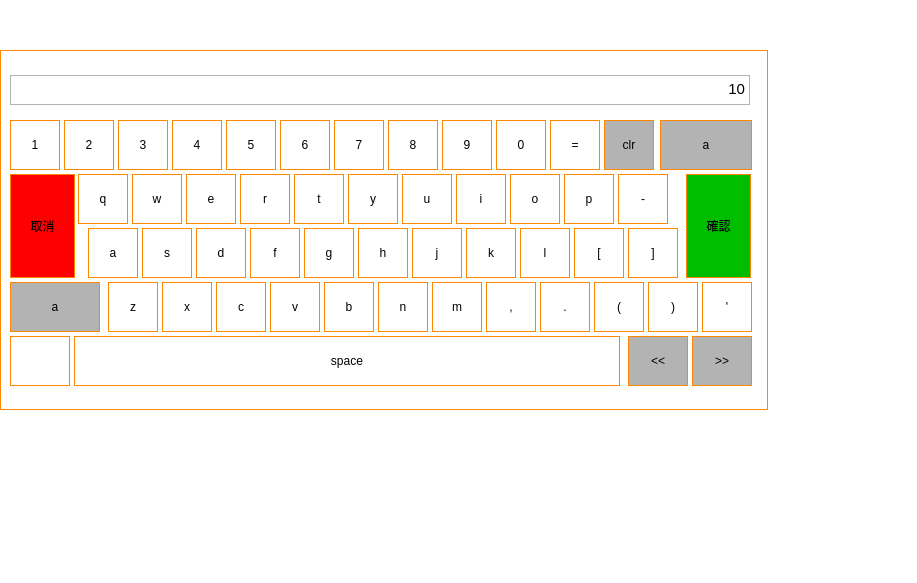
<?xml version="1.0" encoding="UTF-8"?>
<ui version="4.0">
 <class>FullKeyboard</class>
 <widget class="QWidget" name="FullKeyboard">
  <property name="geometry">
   <rect>
    <x>0</x>
    <y>0</y>
    <width>917</width>
    <height>583</height>
   </rect>
  </property>
  <property name="windowTitle">
   <string>FullKeyboard</string>
  </property>
  <property name="styleSheet">
   <string notr="true">background-color: rgb(255, 255, 255);</string>
  </property>
  <widget class="QWidget" name="widget" native="true">
   <property name="geometry">
    <rect>
     <x>0</x>
     <y>50</y>
     <width>768</width>
     <height>360</height>
    </rect>
   </property>
   <property name="styleSheet">
    <string notr="true">QWidget{
border:1px solid #FB8800;
}</string>
   </property>
   <widget class="QPushButton" name="btn_keyboard">
    <property name="geometry">
     <rect>
      <x>10</x>
      <y>286</y>
      <width>60</width>
      <height>50</height>
     </rect>
    </property>
    <property name="styleSheet">
     <string notr="true">QPushButton{
background-image: url(:/new/prefix1/bd.jpg);
}</string>
    </property>
    <property name="text">
     <string/>
    </property>
   </widget>
   <widget class="QPushButton" name="btn_1">
    <property name="geometry">
     <rect>
      <x>10</x>
      <y>70</y>
      <width>50</width>
      <height>50</height>
     </rect>
    </property>
    <property name="text">
     <string>1</string>
    </property>
   </widget>
   <widget class="QPushButton" name="btn_2">
    <property name="geometry">
     <rect>
      <x>64</x>
      <y>70</y>
      <width>50</width>
      <height>50</height>
     </rect>
    </property>
    <property name="text">
     <string>2</string>
    </property>
   </widget>
   <widget class="QPushButton" name="btn_3">
    <property name="geometry">
     <rect>
      <x>118</x>
      <y>70</y>
      <width>50</width>
      <height>50</height>
     </rect>
    </property>
    <property name="text">
     <string>3</string>
    </property>
   </widget>
   <widget class="QPushButton" name="btn_4">
    <property name="geometry">
     <rect>
      <x>172</x>
      <y>70</y>
      <width>50</width>
      <height>50</height>
     </rect>
    </property>
    <property name="text">
     <string>4</string>
    </property>
   </widget>
   <widget class="QPushButton" name="btn_6">
    <property name="geometry">
     <rect>
      <x>280</x>
      <y>70</y>
      <width>50</width>
      <height>50</height>
     </rect>
    </property>
    <property name="text">
     <string>6</string>
    </property>
   </widget>
   <widget class="QPushButton" name="btn_5">
    <property name="geometry">
     <rect>
      <x>226</x>
      <y>70</y>
      <width>50</width>
      <height>50</height>
     </rect>
    </property>
    <property name="text">
     <string>5</string>
    </property>
   </widget>
   <widget class="QPushButton" name="btn_equ">
    <property name="geometry">
     <rect>
      <x>550</x>
      <y>70</y>
      <width>50</width>
      <height>50</height>
     </rect>
    </property>
    <property name="text">
     <string>=</string>
    </property>
   </widget>
   <widget class="QPushButton" name="btn_clr">
    <property name="geometry">
     <rect>
      <x>604</x>
      <y>70</y>
      <width>50</width>
      <height>50</height>
     </rect>
    </property>
    <property name="styleSheet">
     <string notr="true">QPushButton{
background-color:#B3B3B3;
}</string>
    </property>
    <property name="text">
     <string>clr</string>
    </property>
   </widget>
   <widget class="QPushButton" name="btn_9">
    <property name="geometry">
     <rect>
      <x>442</x>
      <y>70</y>
      <width>50</width>
      <height>50</height>
     </rect>
    </property>
    <property name="text">
     <string>9</string>
    </property>
   </widget>
   <widget class="QPushButton" name="btn_8">
    <property name="geometry">
     <rect>
      <x>388</x>
      <y>70</y>
      <width>50</width>
      <height>50</height>
     </rect>
    </property>
    <property name="text">
     <string>8</string>
    </property>
   </widget>
   <widget class="QPushButton" name="btn_0">
    <property name="geometry">
     <rect>
      <x>496</x>
      <y>70</y>
      <width>50</width>
      <height>50</height>
     </rect>
    </property>
    <property name="text">
     <string>0</string>
    </property>
   </widget>
   <widget class="QPushButton" name="btn_7">
    <property name="geometry">
     <rect>
      <x>334</x>
      <y>70</y>
      <width>50</width>
      <height>50</height>
     </rect>
    </property>
    <property name="text">
     <string>7</string>
    </property>
   </widget>
   <widget class="QTextEdit" name="textEdit">
    <property name="geometry">
     <rect>
      <x>10</x>
      <y>25</y>
      <width>740</width>
      <height>30</height>
     </rect>
    </property>
    <property name="styleSheet">
     <string notr="true">QWidget{
border:1px solid #B3B3B3;
}</string>
    </property>
    <property name="html">
     <string>&lt;!DOCTYPE HTML PUBLIC &quot;-//W3C//DTD HTML 4.0//EN&quot; &quot;http://www.w3.org/TR/REC-html40/strict.dtd&quot;&gt;
&lt;html&gt;&lt;head&gt;&lt;meta name=&quot;qrichtext&quot; content=&quot;1&quot; /&gt;&lt;style type=&quot;text/css&quot;&gt;
p, li { white-space: pre-wrap; }
&lt;/style&gt;&lt;/head&gt;&lt;body style=&quot; font-family:'Ubuntu'; font-size:11pt; font-weight:400; font-style:normal;&quot;&gt;
&lt;p align=&quot;right&quot; style=&quot; margin-top:0px; margin-bottom:0px; margin-left:0px; margin-right:0px; -qt-block-indent:0; text-indent:0px;&quot;&gt;10&lt;/p&gt;&lt;/body&gt;&lt;/html&gt;</string>
    </property>
   </widget>
   <widget class="QPushButton" name="btn_remove">
    <property name="geometry">
     <rect>
      <x>10</x>
      <y>124</y>
      <width>65</width>
      <height>104</height>
     </rect>
    </property>
    <property name="styleSheet">
     <string notr="true">QPushButton{
background-color:#FF0000;
}</string>
    </property>
    <property name="text">
     <string>取消</string>
    </property>
   </widget>
   <widget class="QPushButton" name="btn_dele">
    <property name="geometry">
     <rect>
      <x>660</x>
      <y>70</y>
      <width>92</width>
      <height>50</height>
     </rect>
    </property>
    <property name="styleSheet">
     <string notr="true">QPushButton{
background-color:#B3B3B3;
}</string>
    </property>
    <property name="text">
     <string>a</string>
    </property>
   </widget>
   <widget class="QPushButton" name="btn_affirm">
    <property name="geometry">
     <rect>
      <x>686</x>
      <y>124</y>
      <width>65</width>
      <height>104</height>
     </rect>
    </property>
    <property name="styleSheet">
     <string notr="true">QPushButton{
background-color:#00BD00;
}</string>
    </property>
    <property name="text">
     <string>確認</string>
    </property>
   </widget>
   <widget class="QPushButton" name="btn_i">
    <property name="geometry">
     <rect>
      <x>456</x>
      <y>124</y>
      <width>50</width>
      <height>50</height>
     </rect>
    </property>
    <property name="text">
     <string>i</string>
    </property>
   </widget>
   <widget class="QPushButton" name="btn_t">
    <property name="geometry">
     <rect>
      <x>294</x>
      <y>124</y>
      <width>50</width>
      <height>50</height>
     </rect>
    </property>
    <property name="text">
     <string>t</string>
    </property>
   </widget>
   <widget class="QPushButton" name="btn_jian">
    <property name="geometry">
     <rect>
      <x>618</x>
      <y>124</y>
      <width>50</width>
      <height>50</height>
     </rect>
    </property>
    <property name="text">
     <string>-</string>
    </property>
   </widget>
   <widget class="QPushButton" name="btn_u">
    <property name="geometry">
     <rect>
      <x>402</x>
      <y>124</y>
      <width>50</width>
      <height>50</height>
     </rect>
    </property>
    <property name="text">
     <string>u</string>
    </property>
   </widget>
   <widget class="QPushButton" name="btn_p">
    <property name="geometry">
     <rect>
      <x>564</x>
      <y>124</y>
      <width>50</width>
      <height>50</height>
     </rect>
    </property>
    <property name="text">
     <string>p</string>
    </property>
   </widget>
   <widget class="QPushButton" name="btn_y">
    <property name="geometry">
     <rect>
      <x>348</x>
      <y>124</y>
      <width>50</width>
      <height>50</height>
     </rect>
    </property>
    <property name="text">
     <string>y</string>
    </property>
   </widget>
   <widget class="QPushButton" name="btn_o">
    <property name="geometry">
     <rect>
      <x>510</x>
      <y>124</y>
      <width>50</width>
      <height>50</height>
     </rect>
    </property>
    <property name="text">
     <string>o</string>
    </property>
   </widget>
   <widget class="QPushButton" name="btn_e">
    <property name="geometry">
     <rect>
      <x>186</x>
      <y>124</y>
      <width>50</width>
      <height>50</height>
     </rect>
    </property>
    <property name="text">
     <string>e</string>
    </property>
   </widget>
   <widget class="QPushButton" name="btn_w">
    <property name="geometry">
     <rect>
      <x>132</x>
      <y>124</y>
      <width>50</width>
      <height>50</height>
     </rect>
    </property>
    <property name="text">
     <string>w</string>
    </property>
   </widget>
   <widget class="QPushButton" name="btn_q">
    <property name="geometry">
     <rect>
      <x>78</x>
      <y>124</y>
      <width>50</width>
      <height>50</height>
     </rect>
    </property>
    <property name="text">
     <string>q</string>
    </property>
   </widget>
   <widget class="QPushButton" name="btn_r">
    <property name="geometry">
     <rect>
      <x>240</x>
      <y>124</y>
      <width>50</width>
      <height>50</height>
     </rect>
    </property>
    <property name="text">
     <string>r</string>
    </property>
   </widget>
   <widget class="QPushButton" name="btn_k">
    <property name="geometry">
     <rect>
      <x>466</x>
      <y>178</y>
      <width>50</width>
      <height>50</height>
     </rect>
    </property>
    <property name="text">
     <string>k</string>
    </property>
   </widget>
   <widget class="QPushButton" name="btn_g">
    <property name="geometry">
     <rect>
      <x>304</x>
      <y>178</y>
      <width>50</width>
      <height>50</height>
     </rect>
    </property>
    <property name="text">
     <string>g</string>
    </property>
   </widget>
   <widget class="QPushButton" name="btn_yxiaokuo">
    <property name="geometry">
     <rect>
      <x>628</x>
      <y>178</y>
      <width>50</width>
      <height>50</height>
     </rect>
    </property>
    <property name="text">
     <string>]</string>
    </property>
   </widget>
   <widget class="QPushButton" name="btn_j">
    <property name="geometry">
     <rect>
      <x>412</x>
      <y>178</y>
      <width>50</width>
      <height>50</height>
     </rect>
    </property>
    <property name="text">
     <string>j</string>
    </property>
   </widget>
   <widget class="QPushButton" name="btn_zxiaokuo">
    <property name="geometry">
     <rect>
      <x>574</x>
      <y>178</y>
      <width>50</width>
      <height>50</height>
     </rect>
    </property>
    <property name="text">
     <string>[</string>
    </property>
   </widget>
   <widget class="QPushButton" name="btn_h">
    <property name="geometry">
     <rect>
      <x>358</x>
      <y>178</y>
      <width>50</width>
      <height>50</height>
     </rect>
    </property>
    <property name="text">
     <string>h</string>
    </property>
   </widget>
   <widget class="QPushButton" name="btn_l">
    <property name="geometry">
     <rect>
      <x>520</x>
      <y>178</y>
      <width>50</width>
      <height>50</height>
     </rect>
    </property>
    <property name="text">
     <string>l</string>
    </property>
   </widget>
   <widget class="QPushButton" name="btn_d">
    <property name="geometry">
     <rect>
      <x>196</x>
      <y>178</y>
      <width>50</width>
      <height>50</height>
     </rect>
    </property>
    <property name="text">
     <string>d</string>
    </property>
   </widget>
   <widget class="QPushButton" name="btn_s">
    <property name="geometry">
     <rect>
      <x>142</x>
      <y>178</y>
      <width>50</width>
      <height>50</height>
     </rect>
    </property>
    <property name="text">
     <string>s</string>
    </property>
   </widget>
   <widget class="QPushButton" name="btn_a">
    <property name="geometry">
     <rect>
      <x>88</x>
      <y>178</y>
      <width>50</width>
      <height>50</height>
     </rect>
    </property>
    <property name="text">
     <string>a</string>
    </property>
   </widget>
   <widget class="QPushButton" name="btn_f">
    <property name="geometry">
     <rect>
      <x>250</x>
      <y>178</y>
      <width>50</width>
      <height>50</height>
     </rect>
    </property>
    <property name="text">
     <string>f</string>
    </property>
   </widget>
   <widget class="QPushButton" name="btn_dou">
    <property name="geometry">
     <rect>
      <x>486</x>
      <y>232</y>
      <width>50</width>
      <height>50</height>
     </rect>
    </property>
    <property name="text">
     <string>,</string>
    </property>
   </widget>
   <widget class="QPushButton" name="btn_b">
    <property name="geometry">
     <rect>
      <x>324</x>
      <y>232</y>
      <width>50</width>
      <height>50</height>
     </rect>
    </property>
    <property name="text">
     <string>b</string>
    </property>
   </widget>
   <widget class="QPushButton" name="btn_ykuo">
    <property name="geometry">
     <rect>
      <x>648</x>
      <y>232</y>
      <width>50</width>
      <height>50</height>
     </rect>
    </property>
    <property name="text">
     <string>)</string>
    </property>
   </widget>
   <widget class="QPushButton" name="btn_m">
    <property name="geometry">
     <rect>
      <x>432</x>
      <y>232</y>
      <width>50</width>
      <height>50</height>
     </rect>
    </property>
    <property name="text">
     <string>m</string>
    </property>
   </widget>
   <widget class="QPushButton" name="btn_zkuo">
    <property name="geometry">
     <rect>
      <x>594</x>
      <y>232</y>
      <width>50</width>
      <height>50</height>
     </rect>
    </property>
    <property name="text">
     <string>(</string>
    </property>
   </widget>
   <widget class="QPushButton" name="btn_n">
    <property name="geometry">
     <rect>
      <x>378</x>
      <y>232</y>
      <width>50</width>
      <height>50</height>
     </rect>
    </property>
    <property name="text">
     <string>n</string>
    </property>
   </widget>
   <widget class="QPushButton" name="btn_dian">
    <property name="geometry">
     <rect>
      <x>540</x>
      <y>232</y>
      <width>50</width>
      <height>50</height>
     </rect>
    </property>
    <property name="text">
     <string>.</string>
    </property>
   </widget>
   <widget class="QPushButton" name="btn_c">
    <property name="geometry">
     <rect>
      <x>216</x>
      <y>232</y>
      <width>50</width>
      <height>50</height>
     </rect>
    </property>
    <property name="text">
     <string>c</string>
    </property>
   </widget>
   <widget class="QPushButton" name="btn_x">
    <property name="geometry">
     <rect>
      <x>162</x>
      <y>232</y>
      <width>50</width>
      <height>50</height>
     </rect>
    </property>
    <property name="text">
     <string>x</string>
    </property>
   </widget>
   <widget class="QPushButton" name="btn_danbiao">
    <property name="geometry">
     <rect>
      <x>702</x>
      <y>232</y>
      <width>50</width>
      <height>50</height>
     </rect>
    </property>
    <property name="text">
     <string>'</string>
    </property>
   </widget>
   <widget class="QPushButton" name="btn_z">
    <property name="geometry">
     <rect>
      <x>108</x>
      <y>232</y>
      <width>50</width>
      <height>50</height>
     </rect>
    </property>
    <property name="text">
     <string>z</string>
    </property>
   </widget>
   <widget class="QPushButton" name="btn_v">
    <property name="geometry">
     <rect>
      <x>270</x>
      <y>232</y>
      <width>50</width>
      <height>50</height>
     </rect>
    </property>
    <property name="text">
     <string>v</string>
    </property>
   </widget>
   <widget class="QPushButton" name="btn_space">
    <property name="geometry">
     <rect>
      <x>74</x>
      <y>286</y>
      <width>546</width>
      <height>50</height>
     </rect>
    </property>
    <property name="text">
     <string>space</string>
    </property>
   </widget>
   <widget class="QPushButton" name="btn_zjian">
    <property name="geometry">
     <rect>
      <x>628</x>
      <y>286</y>
      <width>60</width>
      <height>50</height>
     </rect>
    </property>
    <property name="styleSheet">
     <string notr="true">QPushButton{
background-color:#B3B3B3;
}</string>
    </property>
    <property name="text">
     <string>&lt;&lt;</string>
    </property>
   </widget>
   <widget class="QPushButton" name="btn_yjian">
    <property name="geometry">
     <rect>
      <x>692</x>
      <y>286</y>
      <width>60</width>
      <height>50</height>
     </rect>
    </property>
    <property name="styleSheet">
     <string notr="true">QPushButton{
background-color:#B3B3B3;
}</string>
    </property>
    <property name="text">
     <string>&gt;&gt;</string>
    </property>
   </widget>
   <widget class="QPushButton" name="btn_change">
    <property name="geometry">
     <rect>
      <x>10</x>
      <y>232</y>
      <width>90</width>
      <height>50</height>
     </rect>
    </property>
    <property name="styleSheet">
     <string notr="true">QPushButton{
background-color:#B3B3B3;
}</string>
    </property>
    <property name="text">
     <string>a</string>
    </property>
   </widget>
  </widget>
 </widget>
 <layoutdefault spacing="6" margin="11"/>
 <resources/>
 <connections/>
</ui>
